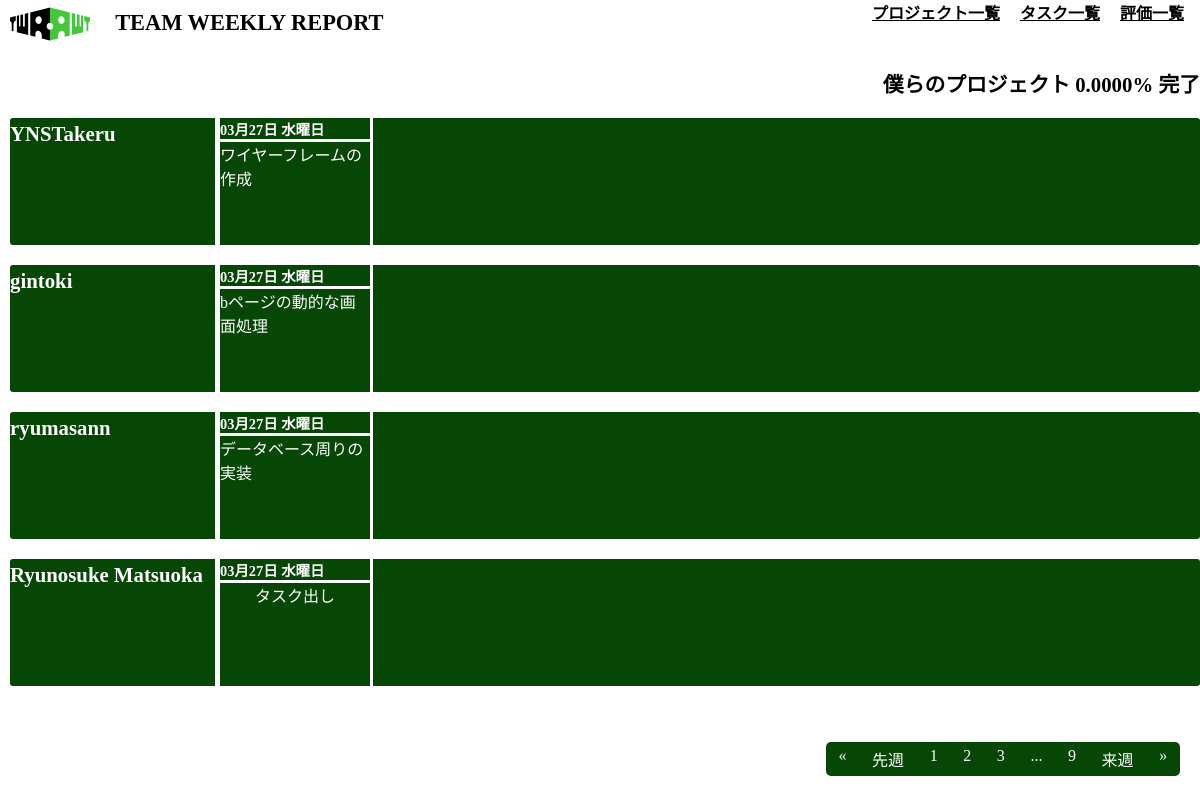
Before: /member-task.php with the older database file.
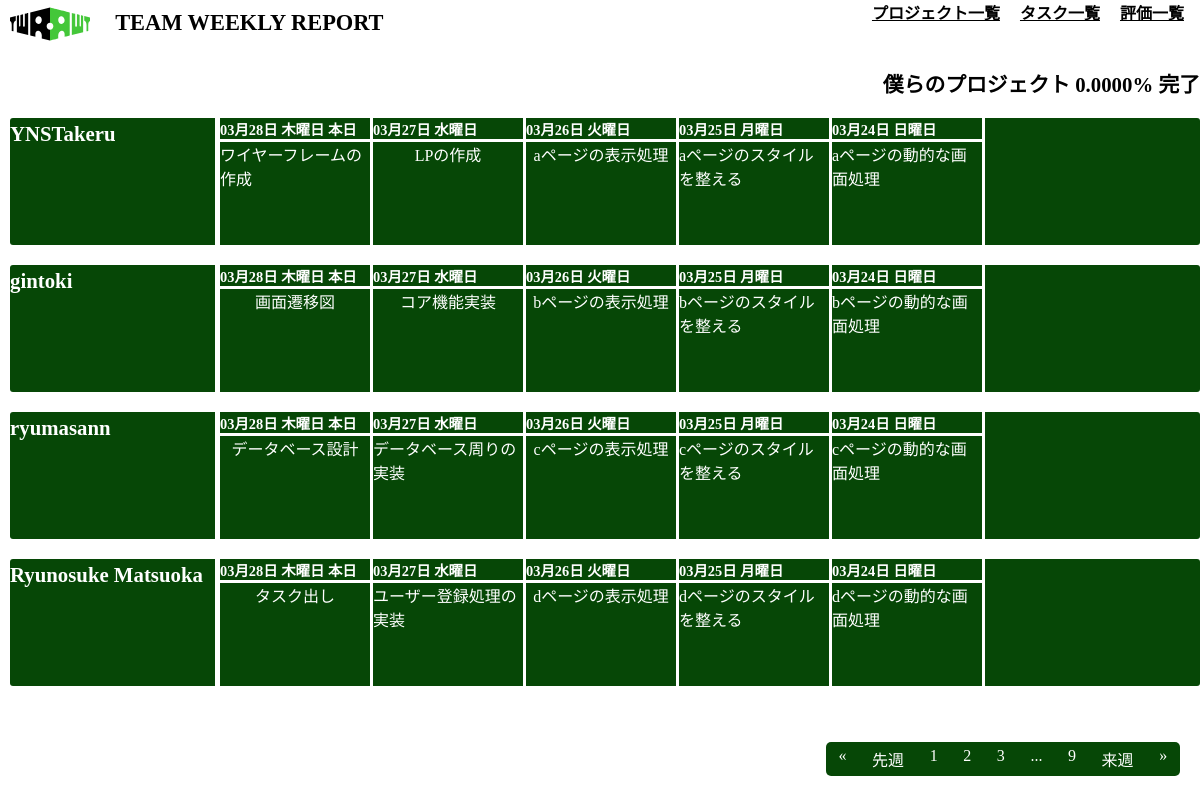
After: the same page with the newer database file.
### tables this page shows
CREATE TABLE projects (
    id INT PRIMARY KEY,
    title VARCHAR(128) NOT NULL,
    content TEXT NOT NULL,
    progress FLOAT DEFAULT 0 NOT NULL,
    created_at TIMESTAMP DEFAULT CURRENT_TIMESTAMP
);

CREATE TABLE users (
    id INT PRIMARY KEY,
    name VARCHAR(255) NOT NULL,
    email VARCHAR(255) NOT NULL,
    password VARCHAR(255) NOT NULL,
    avatar_url VARCHAR(255),
    created_at TIMESTAMP DEFAULT CURRENT_TIMESTAMP
);

CREATE TABLE parent_tasks (
    project_id INT,
    user_id INT,
    id INT,
    title VARCHAR(128) NOT NULL,
    progress FLOAT DEFAULT 0 NOT NULL,
    created_at TIMESTAMP DEFAULT CURRENT_TIMESTAMP,
    PRIMARY KEY (project_id, user_id, id),
    FOREIGN KEY (user_id) REFERENCES users (id),
    FOREIGN KEY (project_id) REFERENCES projects (id)
);

### src/member-task.php (called while the page is built, shortened)
<?php
require_once "datasource.php";
require_once "models/parent_task.model.php";
require_once "models/weekly_tasks.model.php";
require_once "services/common.php";
include __DIR__ . '/views/layout.php';

### src/datasource.php (called while the page is built, shortened)
<?php
class DataSource
{
    private $conn;
    public function __construct($host = "mysql", $dbName = "team_weekly_report", $username = "root", $password = "root")
    {
        $dsn = "mysql:host={$host};dbname={$dbName};port=3306;";
        $this->conn = new PDO($dsn, $username, $password);
        $this->conn->setAttribute(PDO::ATTR_DEFAULT_FETCH_MODE, PDO::FETCH_ASSOC);
        $this->conn->setAttribute(PDO::ATTR_ERRMODE, PDO::ERRMODE_EXCEPTION);
        $this->conn->setAttribute(PDO::ATTR_EMULATE_PREPARES, false);
    }
    public function select($sql = "", $params = [], $type = '', $cls = '')
    {
        $stmt = $this->executeSql($sql, $params);
        if ($type === static::CLS) {
            return $stmt->fetchAll(PDO::FETCH_CLASS, $cls);
        } else {
            return $stmt->fetchAll();
        }
    }
    public function selectOne($sql = "", $params = [], $type = '', $cls = '')
    {
        $result = $this->select($sql, $params, $type, $cls);
        return count($result) > 0 ? $result[0] : false;
    }
    public function begin()
    {
        $this->conn->beginTransaction();
    }
    public function commit()
    {
        $this->conn->commit();
    }
    private function executeSql($sql, $params)
    {
        $stmt = $this->conn->prepare($sql);
        $this->sqlResult = $stmt->execute($params);
        return $stmt;
    }
}

### src/services/common.php (called while the page is built, shortened)
<?php
try {
    $db = new DataSource;
    $db->begin();
    $sql = 'SELECT * FROM projects where id = :id;';
    $project = $db->selectOne($sql,[':id' => 1],DataSource::CLS,Project::class);
    $db->commit();
} catch (PDOException $e){
    echo 'プロジェクトが取得できませんでした。再度時間をおいてお試しください。<br>';
    $db->rollback();
}
try {
    $db->begin();
    $sql = 'SELECT * FROM users';
    $users = $db->select($sql,[],DataSource::CLS,User::class);
    $db->commit();
} catch (PDOException $e) {
    echo 'ユーザーを取得できませんでした。<br>';
    $db->rollback();
}
try {
    $db->begin();
    $sql = 'SELECT * FROM parent_tasks where project_id = :project_id ORDER BY created_at DESC LIMIT 200;';
    $parent_tasks = $db->select($sql,[':project_id' => 1],DataSource::CLS,ParentTask::class);
    $db->commit();
    $weekly_tasks = [];
    foreach($parent_tasks as $parent_task){
        $date = $parent_task->getDate();
        $user_id = $parent_task->user_id;
        $key = $date . $user_id;
        if(!isset($weekly_tasks[$key])){
            $weekly_tasks[$key] = new WeeklyTask();
        }
        $weekly_tasks[$key]->addParentTask($parent_task);
    }
} catch (PDOException $e) {
    echo '親タスクを取得できませんでした。<br>';
    $db->rollback();
}

### src/models/weekly_tasks.model.php (called while the page is built, shortened)
<?php
class WeeklyTask{
    public array $parent_tasks;
    public string $date;
    public function __construct(){
        $this->parent_tasks = [];
    }
    public function addParentTask(ParentTask $parent_task){
        if(!$this->parent_tasks){
            $this->date = (new \DateTime($parent_task->created_at))->format('Y-m-d');
            $this->parent_tasks[] = $parent_task;
            return;
        }
        if ($this->date === (new \DateTime($parent_task->created_at))->format('Y-m-d')){
            $this->parent_tasks[] = $parent_task;
        }
    }
    public function getDate(){
        if($this->parent_tasks){
            return $this->parent_tasks[0]->getDate();
        }
    }
}

### src/models/parent_task.model.php (called while the page is built, shortened)
<?php
class ParentTask
{
    public string $created_at;
    public function getDate() : string
    {
        $date = new \DateTime($this->created_at);
        $week = ['日', '月', '火', '水', '木', '金', '土'];
        $w = (int)$date->format('w');
        return $date->format('m月d日'). ' ' . $week[$w] . '曜日';
    }
}

### src/views/member-task.php (the view, shortened to what this page needs)
<div class="task__container">
    <h2 class="project__container">
        <div class="project__detail">
        <?php echo $project->title ?>
        完了
        </div>
    </h2>
    <ul class="weekly__report__container">
        <?php foreach ($users as $user) : ?>
            <li class="weekly__report">
            <div class="user__name">
                <?php echo $user->name ?>
            </div>
            <?php foreach ($weekly_tasks as $weekly_task) : ?>
                <?php if ($weekly_task->parent_tasks[0]->user_id === $user->id) : ?>
                    <div class="weekly__report__task__container">
                        <?php
                        $today = new DateTime();
                        $today = $today->format('Y-m-d');
                        ?>
                        <?php if ($weekly_task->date === $today) :?>
                            <div class="date">
                                <?php echo $weekly_task->getDate() . ' 本日'; ?>
                            </div>
                        <?php endif ; ?>
                        <?php if ($weekly_task->date !== $today) :?>
                            <div class="date">
                                <?php echo $weekly_task->getDate(); ?>
                            </div>
                        <?php endif ; ?>
                        <div class="task">
                            <?php echo $weekly_task->parent_tasks[0]->title; ?>
                        </div>
                    </div>
                <?php endif ;?>
            <?php endforeach; ?>
            </li>
        <?php endforeach; ?>
    </ul>
</div>

### src/views/layout.php (shortened to what this page needs)
<!DOCTYPE html>
<html lang="ja">
<head>
    <link rel="stylesheet" href="/views/style.css">
    <link rel="stylesheet" href="/views/css/task-detail-popup.css">
</head>
<body>
    <header>
        <div class="main-header">
            <h1>
                TEAM WEEKLY REPORT
            </h1>
        </div>
        <nav>
            <ul>
                <li><a href="">プロジェクト一覧</a></li>
                <li><a href="/member-task.php">タスク一覧</a></li>
                <li><a href="/evaluation.php">評価一覧</a></li>
            </ul>
        </nav>
    </header>
    <main>
        <?php include $content; ?>
        <nav class="pagination-nav">
            <ul class="pagination">
                <li class="page-item">
                    <a class="page-link" href="#">
                    <span>&laquo;</span>
                    </a>
                </li>
                <li class="page-item"><a class="page-link" href="#">先週</a></li>
                <li class="page-item"><a class="page-link" href="#">1</a></li>
                <li class="page-item"><a class="page-link" href="#">2</a></li>
                <li class="page-item"><a class="page-link" href="#">3</a></li>
                <li class="page-item"><a class="page-link" href="#">...</a></li>
                <li class="page-item"><a class="page-link" href="#">9</a></li>
                <li class="page-item"><a class="page-link" href="#">来週</a></li>
                <li class="page-item">
                    <a class="page-link" href="#">
                    <span>&raquo;</span>
                    </a>
                </li>
            </ul>
        </nav>
    </main>
</body>
</html>

### src/views/style.css (style rules this page uses)
body { margin: 0; }
header { display: flex; justify-content: space-between; height: 3rem; }
ul, li { list-style: none; padding: 0; }
.main-header { display: flex; }
.main-header svg { width: 5rem; height: 3rem; margin: 0 0.6rem; }
.main-header h1 { font-size: 1.4rem; margin: 0.6rem 1rem 1rem; }
header nav { margin: 0 0.5rem 0; }
header nav li { list-style: none; display: inline-block; margin: 0 0.5rem 0; font-weight: bold; }
header nav li a { color: black; }
.pagination-nav { position: fixed; bottom: 20px; right: 20px; }
.pagination { display: inline-block; padding: 0; margin: 0; background-color: rgb(6, 71, 6); border-radius: 5px; }
.pagination li { display: inline; }
.pagination li a { color: white; float: left; padding: 0.3rem 0.8rem; text-decoration: none; }
.pagination li a { color: white; }

### src/views/css/task-detail-popup.css (style rules this page uses)
ul, li { margin: 0; padding: 0; list-style: none; }

Changed rows visible on the page:
changed users "YNSTakeru": gains parent_tasks (created_at "03月27日 水曜日", title "LPの作成"); gains parent_tasks (created_at "03月26日 火曜日", title "aページの表示処理"); gains parent_tasks (created_at "03月25日 月曜日", title "aページのスタイルを整える"); gains parent_tasks (created_at "03月24日 日曜日", title "aページの動的な画面処理")
changed parent_tasks "ワイヤーフレームの作成": created_at "03月27日 水曜日" → "03月28日 木曜日"
changed users "gintoki": gains parent_tasks (created_at "03月28日 木曜日", title "画面遷移図"); gains parent_tasks (created_at "03月27日 水曜日", title "コア機能実装"); gains parent_tasks (created_at "03月26日 火曜日", title "bページの表示処理"); gains parent_tasks (created_at "03月25日 月曜日", title "bページのスタイルを整える")
changed parent_tasks "bページの動的な画面処理": created_at "03月27日 水曜日" → "03月24日 日曜日"
changed users "ryumasann": gains parent_tasks (created_at "03月28日 木曜日", title "データベース設計"); gains parent_tasks (created_at "03月26日 火曜日", title "cページの表示処理"); gains parent_tasks (created_at "03月25日 月曜日", title "cページのスタイルを整える"); gains parent_tasks (created_at "03月24日 日曜日", title "cページの動的な画面処理")
changed users "Ryunosuke Matsuoka": gains parent_tasks (created_at "03月27日 水曜日", title "ユーザー登録処理の実装"); gains parent_tasks (created_at "03月26日 火曜日", title "dページの表示処理"); gains parent_tasks (created_at "03月25日 月曜日", title "dページのスタイルを整える"); gains parent_tasks (created_at "03月24日 日曜日", title "dページの動的な画面処理")
changed parent_tasks "タスク出し": created_at "03月27日 水曜日" → "03月28日 木曜日"
